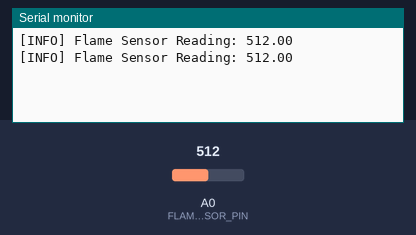
Recording of a sketch running on a simulated Arduino Uno, built with avr-gcc and run on an emulated ATmega328P. On the bench: the last lines printed to the serial monitor. The test bench sets the inputs (shaded band); at power-on: A0 (FLAME_SENSOR_PIN) = 512.

Above: at 1.8 s.
1.9 s: A0 (FLAME_SENSOR_PIN) set to 716
At 2.8 s:
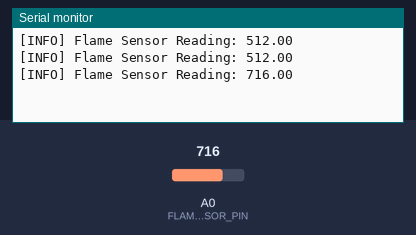
3.4 s: A0 (FLAME_SENSOR_PIN) set to 900
At 4.8 s:
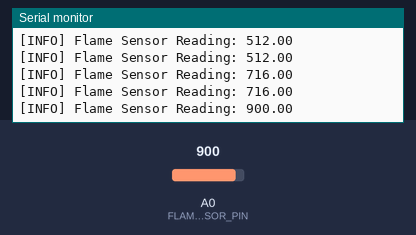
Timing chart, 0 to 6.4 s (numbered marks = the images above; inputs shaded):
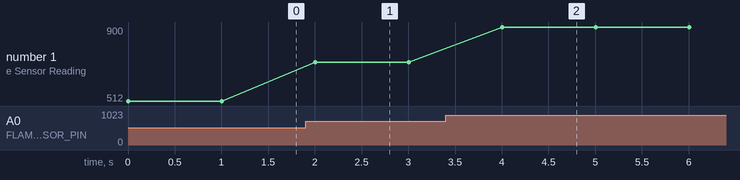

Measured:
- after the input at 1.9 s, the serial monitor: prints a new line after 0.10 s (image 1)
- after the input at 3.4 s, the serial monitor: prints a new line after 0.60 s (image 2)
- plotted number 1: 512 → 716 after the input at 1.9 s, 716 → 900 after the input at 3.4 s

The sketch:

flame-sensor.ino
```cpp
/***************************************************************************
 * Sketch Name: IoT Sensors- Flame Sensor
 * Description: This sketch illustrates how to read flame sensor data
                from sensor
 * Created On:  January 15, 2016
 * Author:      Adeel Javed
 * Website:     http://codifythings.com
 **************************************************************************/

/***************************************************************************
 * External Libraries
 **************************************************************************/

#include <SPI.h>

/*****************************************************************************
 * Sensor Setup - Variables & Functions
 ****************************************************************************/

int FLAME_SENSOR_PIN = A0;
float flameSensorValue = 0.0;

void readSensorData()
{
  //Read Mositure Sensor Value
  flameSensorValue = analogRead(FLAME_SENSOR_PIN);

  //Display Readings
  Serial.print("[INFO] Flame Sensor Reading: ");
  Serial.println(flameSensorValue);
}

/***************************************************************************
 * Standard Arduino Functions - setup(), loop()
 **************************************************************************/

void setup()
{
  // Initialize serial port
  Serial.begin(9600);
}

void loop()
{
  readSensorData();

  delay(1000);
}
```
